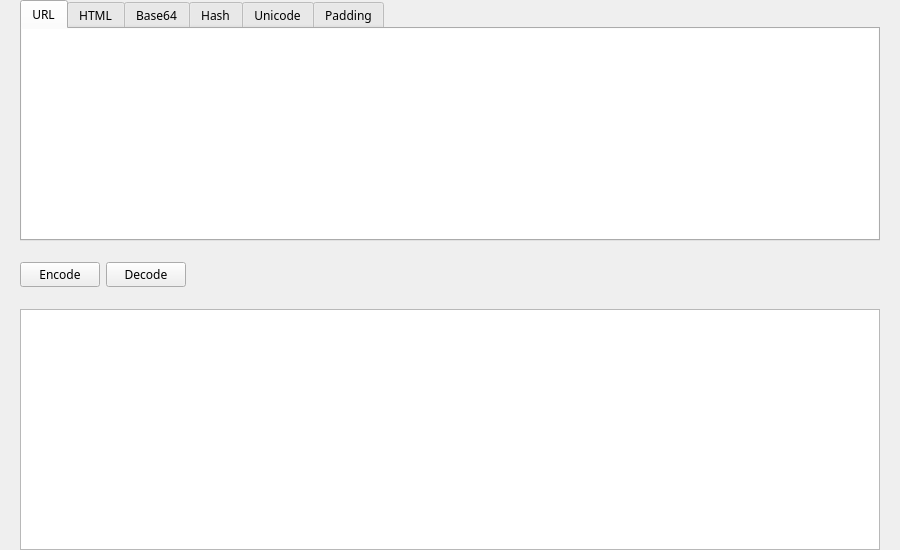
<?xml version="1.0" encoding="UTF-8"?>
<ui version="4.0">
 <class>CodeWindow</class>
 <widget class="QWidget" name="CodeWindow">
  <property name="geometry">
   <rect>
    <x>0</x>
    <y>0</y>
    <width>900</width>
    <height>550</height>
   </rect>
  </property>
  <property name="font">
   <font>
    <family>微软雅黑</family>
   </font>
  </property>
  <property name="windowTitle">
   <string>Code</string>
  </property>
  <property name="windowIcon">
   <iconset>
    <normaloff>resources/pictures/hacker.png</normaloff>resources/pictures/hacker.png</iconset>
  </property>
  <property name="styleSheet">
   <string notr="true">QGroupBox {
	border: 0px;
}</string>
  </property>
  <layout class="QGridLayout" name="gridLayout">
   <property name="leftMargin">
    <number>20</number>
   </property>
   <property name="topMargin">
    <number>0</number>
   </property>
   <property name="rightMargin">
    <number>20</number>
   </property>
   <property name="bottomMargin">
    <number>0</number>
   </property>
   <property name="verticalSpacing">
    <number>15</number>
   </property>
   <item row="1" column="0">
    <widget class="QGroupBox" name="outputButtonBox">
     <property name="title">
      <string/>
     </property>
     <layout class="QHBoxLayout" name="horizontalLayout_3">
      <property name="leftMargin">
       <number>0</number>
      </property>
      <property name="topMargin">
       <number>0</number>
      </property>
      <property name="rightMargin">
       <number>0</number>
      </property>
      <property name="bottomMargin">
       <number>0</number>
      </property>
      <item>
       <widget class="QPushButton" name="outputButton_1">
        <property name="font">
         <font>
          <family>微软雅黑</family>
         </font>
        </property>
        <property name="text">
         <string>Encode</string>
        </property>
       </widget>
      </item>
      <item>
       <widget class="QPushButton" name="outputButton_2">
        <property name="font">
         <font>
          <family>微软雅黑</family>
         </font>
        </property>
        <property name="text">
         <string>Decode</string>
        </property>
       </widget>
      </item>
      <item>
       <widget class="QGroupBox" name="cryptInputBox">
        <property name="title">
         <string/>
        </property>
        <layout class="QHBoxLayout" name="horizontalLayout_15">
         <item>
          <spacer name="horizontalSpacer">
           <property name="orientation">
            <enum>Qt::Horizontal</enum>
           </property>
           <property name="sizeHint" stdset="0">
            <size>
             <width>40</width>
             <height>20</height>
            </size>
           </property>
          </spacer>
         </item>
        </layout>
       </widget>
      </item>
     </layout>
    </widget>
   </item>
   <item row="2" column="0">
    <widget class="QGroupBox" name="codeOutputGroupBox">
     <property name="title">
      <string/>
     </property>
     <layout class="QHBoxLayout" name="horizontalLayout_19">
      <property name="leftMargin">
       <number>0</number>
      </property>
      <property name="topMargin">
       <number>0</number>
      </property>
      <property name="rightMargin">
       <number>0</number>
      </property>
      <property name="bottomMargin">
       <number>0</number>
      </property>
      <item>
       <widget class="QTextBrowser" name="codeOutput">
        <property name="font">
         <font>
          <family>微软雅黑</family>
         </font>
        </property>
       </widget>
      </item>
     </layout>
    </widget>
   </item>
   <item row="0" column="0">
    <widget class="QTabWidget" name="tabWidget_2">
     <property name="font">
      <font>
       <family>微软雅黑</family>
      </font>
     </property>
     <property name="styleSheet">
      <string notr="true"/>
     </property>
     <property name="currentIndex">
      <number>0</number>
     </property>
     <widget class="QWidget" name="urlTab">
      <property name="styleSheet">
       <string notr="true">border: 0px;</string>
      </property>
      <attribute name="title">
       <string>URL</string>
      </attribute>
      <layout class="QHBoxLayout" name="horizontalLayout_17">
       <property name="spacing">
        <number>0</number>
       </property>
       <property name="leftMargin">
        <number>0</number>
       </property>
       <property name="topMargin">
        <number>0</number>
       </property>
       <property name="rightMargin">
        <number>0</number>
       </property>
       <property name="bottomMargin">
        <number>0</number>
       </property>
       <item>
        <widget class="QTextEdit" name="urlTabText">
         <property name="font">
          <font>
           <family>微软雅黑</family>
          </font>
         </property>
         <property name="styleSheet">
          <string notr="true"/>
         </property>
         <property name="lineWidth">
          <number>0</number>
         </property>
         <property name="cursorWidth">
          <number>1</number>
         </property>
        </widget>
       </item>
      </layout>
     </widget>
     <widget class="QWidget" name="htmlTab">
      <property name="styleSheet">
       <string notr="true">border: 0px;</string>
      </property>
      <attribute name="title">
       <string>HTML</string>
      </attribute>
      <layout class="QHBoxLayout" name="horizontalLayout_22">
       <property name="spacing">
        <number>0</number>
       </property>
       <property name="leftMargin">
        <number>0</number>
       </property>
       <property name="topMargin">
        <number>0</number>
       </property>
       <property name="rightMargin">
        <number>0</number>
       </property>
       <property name="bottomMargin">
        <number>0</number>
       </property>
       <item>
        <widget class="QTextEdit" name="htmlTabText">
         <property name="font">
          <font>
           <family>微软雅黑</family>
          </font>
         </property>
         <property name="lineWidth">
          <number>0</number>
         </property>
        </widget>
       </item>
      </layout>
     </widget>
     <widget class="QWidget" name="base64Tab_2">
      <property name="font">
       <font>
        <family>微软雅黑</family>
       </font>
      </property>
      <property name="styleSheet">
       <string notr="true">border: 0px;</string>
      </property>
      <attribute name="title">
       <string>Base64</string>
      </attribute>
      <layout class="QHBoxLayout" name="horizontalLayout_18">
       <property name="spacing">
        <number>0</number>
       </property>
       <property name="leftMargin">
        <number>0</number>
       </property>
       <property name="topMargin">
        <number>0</number>
       </property>
       <property name="rightMargin">
        <number>0</number>
       </property>
       <property name="bottomMargin">
        <number>0</number>
       </property>
       <item>
        <widget class="QTextEdit" name="base64TabText">
         <property name="font">
          <font>
           <family>微软雅黑</family>
          </font>
         </property>
        </widget>
       </item>
      </layout>
     </widget>
     <widget class="QWidget" name="hashTab">
      <property name="font">
       <font>
        <family>微软雅黑</family>
       </font>
      </property>
      <property name="styleSheet">
       <string notr="true">border: 0px;</string>
      </property>
      <attribute name="title">
       <string>Hash</string>
      </attribute>
      <layout class="QHBoxLayout" name="horizontalLayout_20">
       <property name="leftMargin">
        <number>0</number>
       </property>
       <property name="topMargin">
        <number>0</number>
       </property>
       <property name="rightMargin">
        <number>0</number>
       </property>
       <property name="bottomMargin">
        <number>0</number>
       </property>
       <item>
        <widget class="QTextEdit" name="hashTabText">
         <property name="font">
          <font>
           <family>微软雅黑</family>
          </font>
         </property>
        </widget>
       </item>
      </layout>
     </widget>
     <widget class="QWidget" name="unicodeTab">
      <property name="styleSheet">
       <string notr="true">border: 0px;</string>
      </property>
      <attribute name="title">
       <string>Unicode</string>
      </attribute>
      <layout class="QHBoxLayout" name="horizontalLayout_23">
       <property name="spacing">
        <number>0</number>
       </property>
       <property name="leftMargin">
        <number>0</number>
       </property>
       <property name="topMargin">
        <number>0</number>
       </property>
       <property name="rightMargin">
        <number>0</number>
       </property>
       <property name="bottomMargin">
        <number>0</number>
       </property>
       <item>
        <widget class="QTextEdit" name="unicodeTabText">
         <property name="font">
          <font>
           <family>微软雅黑</family>
          </font>
         </property>
        </widget>
       </item>
      </layout>
     </widget>
     <widget class="QWidget" name="padTab">
      <property name="font">
       <font>
        <family>微软雅黑</family>
       </font>
      </property>
      <property name="styleSheet">
       <string notr="true">border: 0px;</string>
      </property>
      <attribute name="title">
       <string>Padding</string>
      </attribute>
      <layout class="QHBoxLayout" name="horizontalLayout_24">
       <property name="spacing">
        <number>0</number>
       </property>
       <property name="leftMargin">
        <number>0</number>
       </property>
       <property name="topMargin">
        <number>0</number>
       </property>
       <property name="rightMargin">
        <number>0</number>
       </property>
       <property name="bottomMargin">
        <number>0</number>
       </property>
       <item>
        <widget class="QTextEdit" name="padTabText">
         <property name="font">
          <font>
           <family>微软雅黑</family>
          </font>
         </property>
        </widget>
       </item>
      </layout>
     </widget>
    </widget>
   </item>
  </layout>
 </widget>
 <resources/>
 <connections/>
</ui>
